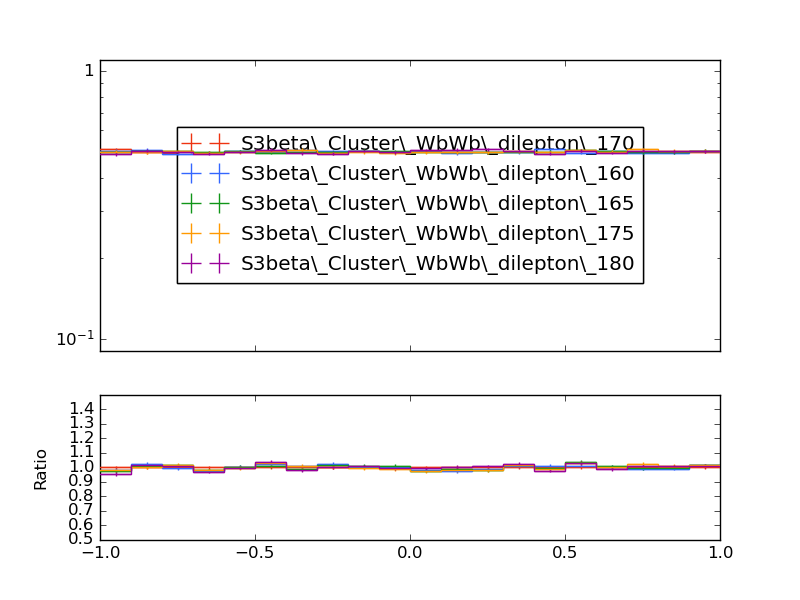

Python code for this plot:
#! /usr/bin/env python

# This Python script was auto-generated using YODA v2.0.1.
# Analysis object: /WbWb_dilepton/mu_phi_presel
# Timestamp: 27-02-2025 (11:02:16)

import matplotlib as mpl
import matplotlib.pyplot as plt
mpl.use('Agg') # comment out for interactive use
import os
import numpy as np

plotDir = os.path.split(os.path.realpath(__file__))[0]
if 'YODA_USER_PLOT_PATH' in globals():
    plot_outdir = globals()['YODA_USER_PLOT_PATH']
else:
    plot_outdir = plotDir

#plot style
plt.style.use(os.path.join(plotDir, '../default.mplstyle'))

plt.rcParams['text.usetex'] = False
plt.style.use(['classic'])
plt.rc('font', family='DejaVu Sans')
# plot metadata
figW, figH = plt.rcParams['figure.figsize']
ax_xLabel = r''
ax_yLabel = r''
ax_title  = r''
ax_xScale = 'linear'
ax_yScale = 'log'
xLims = (-1.0, 1.0)
yLims = (0.09000000000000001, 1.1)

# TeX-friendly labels for the legend
labels = {
    'legend' : ([ r"S3beta\_Cluster\_WbWb\_dilepton\_170", r"S3beta\_Cluster\_WbWb\_dilepton\_160", r"S3beta\_Cluster\_WbWb\_dilepton\_165", r"S3beta\_Cluster\_WbWb\_dilepton\_175", r"S3beta\_Cluster\_WbWb\_dilepton\_180" ], r""),
}

# Adjust canvas width and height
canvasW = 10.0
canvasH = 9.0
figW *= canvasW/10.
figH *= canvasH/9.

# Create figure and axis objects
fig, (ax, ratio0_ax) = plt.subplots(2, 1, sharex=True,
                  figsize=(figW,figH), gridspec_kw={'height_ratios': (6.0, 3.0)})

# Set figure margins
plt.subplots_adjust(
    left   = 1.0 * plt.rcParams['figure.subplot.left'],
    right  = 1.0 * plt.rcParams['figure.subplot.right'],
    top    = 1.0 * plt.rcParams['figure.subplot.top'],
    bottom = 1.0 * plt.rcParams['figure.subplot.bottom'])

ratio0_ax.yaxis.set_major_locator(mpl.ticker.MultipleLocator(0.1))
ratio0_ax.set_ylim(0.5, 1.4999)
ratio0_ax.set_ylabel('Ratio')

# the numerical data is stored in a separate file
dataf = dict()
prefix = os.path.split(__file__)[0]
if prefix:    prefix = prefix + '/'
exec(open(prefix+'mu_phi_presel__data.py').read(), dataf)


legend_handles = dict() # keep track of handles for the legend

# style options for curves
# starts at zorder>=5 to draw curve on top of legend
styles = {
  'S3beta_Cluster_WbWb_dilepton_170.yoda.gz': {
    'color' : '#EE3311',
    'linestyle' : '-',
    'linewidth' : 1,
    'marker' : 'none',
    'markersize' : 2,
    'capsize' : 0.0,
    'zorder' : 5,
    'histstyle' : 1,
    'drawstyle' : 'steps-pre',
    'xerrorbars' : 1,
    'yerrorbars' : 1,
    'fillcolor' : None,
    'fillopacity' : 1.0,
    'ratio0_linestyle' : '-',
    'ratio0_linewidth' : 1,
    'ratio0_marker' : 'none',
    'ratio0_markersize' : 2,
    'ratio0_capsize' : 0.0,
    'ratio0_zorder' : 5,
    'ratio0_histstyle' : 1,
    'ratio0_drawstyle' : 'steps-pre',
    'ratio0_xerrorbars' : 1,
    'ratio0_yerrorbars' : 1,
  },
  'S3beta_Cluster_WbWb_dilepton_160.yoda.gz': {
    'color' : '#3366FF',
    'linestyle' : '-',
    'linewidth' : 1,
    'marker' : 'none',
    'markersize' : 2,
    'capsize' : 0.0,
    'zorder' : 6,
    'histstyle' : 1,
    'drawstyle' : 'steps-pre',
    'xerrorbars' : 1,
    'yerrorbars' : 1,
    'fillcolor' : None,
    'fillopacity' : 1.0,
    'ratio0_linestyle' : '-',
    'ratio0_linewidth' : 1,
    'ratio0_marker' : 'none',
    'ratio0_markersize' : 2,
    'ratio0_capsize' : 0.0,
    'ratio0_zorder' : 6,
    'ratio0_histstyle' : 1,
    'ratio0_drawstyle' : 'steps-pre',
    'ratio0_xerrorbars' : 1,
    'ratio0_yerrorbars' : 1,
  },
  'S3beta_Cluster_WbWb_dilepton_165.yoda.gz': {
    'color' : '#109618',
    'linestyle' : '-',
    'linewidth' : 1,
    'marker' : 'none',
    'markersize' : 2,
    'capsize' : 0.0,
    'zorder' : 7,
    'histstyle' : 1,
    'drawstyle' : 'steps-pre',
    'xerrorbars' : 1,
    'yerrorbars' : 1,
    'fillcolor' : None,
    'fillopacity' : 1.0,
    'ratio0_linestyle' : '-',
    'ratio0_linewidth' : 1,
    'ratio0_marker' : 'none',
    'ratio0_markersize' : 2,
    'ratio0_capsize' : 0.0,
    'ratio0_zorder' : 7,
    'ratio0_histstyle' : 1,
    'ratio0_drawstyle' : 'steps-pre',
    'ratio0_xerrorbars' : 1,
    'ratio0_yerrorbars' : 1,
  },
  'S3beta_Cluster_WbWb_dilepton_175.yoda.gz': {
    'color' : '#FF9900',
    'linestyle' : '-',
    'linewidth' : 1,
    'marker' : 'none',
    'markersize' : 2,
    'capsize' : 0.0,
    'zorder' : 8,
    'histstyle' : 1,
    'drawstyle' : 'steps-pre',
    'xerrorbars' : 1,
    'yerrorbars' : 1,
    'fillcolor' : None,
    'fillopacity' : 1.0,
    'ratio0_linestyle' : '-',
    'ratio0_linewidth' : 1,
    'ratio0_marker' : 'none',
    'ratio0_markersize' : 2,
    'ratio0_capsize' : 0.0,
    'ratio0_zorder' : 8,
    'ratio0_histstyle' : 1,
    'ratio0_drawstyle' : 'steps-pre',
    'ratio0_xerrorbars' : 1,
    'ratio0_yerrorbars' : 1,
  },
  'S3beta_Cluster_WbWb_dilepton_180.yoda.gz': {
    'color' : '#990099',
    'linestyle' : '-',
    'linewidth' : 1,
    'marker' : 'none',
    'markersize' : 2,
    'capsize' : 0.0,
    'zorder' : 9,
    'histstyle' : 1,
    'drawstyle' : 'steps-pre',
    'xerrorbars' : 1,
    'yerrorbars' : 1,
    'fillcolor' : None,
    'fillopacity' : 1.0,
    'ratio0_linestyle' : '-',
    'ratio0_linewidth' : 1,
    'ratio0_marker' : 'none',
    'ratio0_markersize' : 2,
    'ratio0_capsize' : 0.0,
    'ratio0_zorder' : 9,
    'ratio0_histstyle' : 1,
    'ratio0_drawstyle' : 'steps-pre',
    'ratio0_xerrorbars' : 1,
    'ratio0_yerrorbars' : 1,
  },
}

# curve from input yoda files in main panel
for label, yvals in dataf['yvals'].items():
    if all(np.isnan(v) for v in dataf['yvals'][label]):
        continue
    tmp = None
    if styles[label]['histstyle']: # draw as histogram
        xpos = dataf['xedges'][label] if styles[label]['drawstyle'] else dataf['xpoints'][label]
        ypos = np.insert(yvals, 0, yvals[0]) if styles[label]['drawstyle'] else yvals
        if styles[label]['fillcolor']: # fill area below curve
            ax.fill_between(xpos, ypos, step='pre',
                            color=styles[label]['fillcolor'],
                            alpha=styles[label]['fillopacity'])
        tmp, = ax.plot(xpos, ypos,
                       color=styles[label]['color'],
                       linestyle=styles[label]['linestyle'],
                       linewidth=styles[label]['linewidth'],
                       drawstyle=styles[label]['drawstyle'], solid_joinstyle='miter',
                       zorder=styles[label]['zorder'], label=label)
    tmp = ax.errorbar(dataf['xpoints'][label], yvals,
                      xerr=np.array(dataf['xerrs'][label])*styles[label]['xerrorbars'],
                      yerr=np.array(dataf['yerrs'][label])*styles[label]['yerrorbars'],
                      fmt=styles[label]['marker'], capsize=styles[label]['capsize'],
                      markersize=styles[label]['markersize'],
                      ecolor=styles[label]['color'],
                      color=styles[label]['color'], zorder=styles[label]['zorder'])
    tmp[-1][0].set_linestyle(styles[label]['linestyle'])
    tmp[-1][0].set_linewidth(styles[label]['linewidth'])
    if label in dataf['add_legend_handle']:  legend_handles[label] = tmp
    for varLabel in dataf['variation_yvals'].keys():
        if varLabel.startswith(label):
            tmp, = ax.plot(dataf['xedges'][label], dataf['variation_yvals'][varLabel],
                           color=styles[label]['color'],
                           linestyle=styles[label]['linestyle'],
                           linewidth=styles[label]['linewidth'],
                           drawstyle='steps-pre', solid_joinstyle='miter',
                           zorder=styles[label]['zorder'], alpha=0.5)


# plots on ratio panel
# curve from input yoda files in ratio panel
for label, yvals in dataf['ratio0_yvals'].items():
    if all(np.isnan(v) for v in yvals):
        continue
    if styles[label]['ratio0_histstyle']: # plot as histogram
        xpos = dataf['xedges']['S3beta_Cluster_WbWb_dilepton_170.yoda.gz'] if styles[label]['ratio0_drawstyle'] else dataf['xpoints']['S3beta_Cluster_WbWb_dilepton_170.yoda.gz']
        ypos = np.insert(yvals, 0, yvals[0]) if styles[label]['ratio0_drawstyle'] else yvals
        ratio0_ax.plot(xpos, ypos,
                       color=styles[label]['color'],
                       linewidth=styles[label]['linewidth'],
                       linestyle=styles[label]['ratio0_linestyle'],
                       drawstyle=styles[label]['ratio0_drawstyle'], zorder=styles[label]['zorder'],
                       solid_joinstyle='miter')
    tmp = ratio0_ax.errorbar(dataf['xpoints']['S3beta_Cluster_WbWb_dilepton_170.yoda.gz'], yvals,
                             xerr=np.array(dataf['ref_xerrs'])*styles[label]['ratio0_xerrorbars'],
                             yerr=np.array(dataf['ratio0_yerrs'][label])*styles[label]['ratio0_yerrorbars'],
                             fmt=styles[label]['ratio0_marker'], capsize=styles[label]['ratio0_capsize'],
                             markersize=styles[label]['ratio0_markersize'],
                             ecolor=styles[label]['color'],
                             color=styles[label]['color'])
    tmp[-1][0].set_linestyle(styles[label]['ratio0_linestyle'])
    tmp[-1][0].set_linewidth(styles[label]['ratio0_linewidth'])

    for varlabel in dataf['ratio0_variation_vals'].keys():
        if varlabel.startswith(label):
            ratio0_ax.plot(dataf['xedges']['S3beta_Cluster_WbWb_dilepton_170.yoda.gz'],
                            dataf['ratio0_variation_vals'][varlabel],
                            color=styles[label]['color'],
                            linestyle=styles[label]['linestyle'],
                            linewidth=styles[label]['linewidth'],
                            drawstyle='steps-pre', solid_joinstyle='miter',
                            zorder=1, alpha=0.5)

legend_items = list(legend_handles.values())
ax.add_artist(ax.legend(legend_items,
                        labels['legend'][0],
                        title=labels['legend'][1],
                        alignment='left',
                        loc='center',
                        bbox_to_anchor=(0.5, 0.5)))

# set plot metadata as defined above
ratio0_ax.set_xlabel(ax_xLabel)
ratio0_ax.xaxis.set_label_coords(1., -0.15)
ax.set_ylabel(ax_yLabel, ha='right', va='top')
ax.yaxis.set_label_coords(-0.11, 1.0)
ax.set_title(ax_title, loc='left')
ax.set_xscale(ax_xScale)
ax.set_yscale(ax_yScale)
ax.set_xlim(xLims)
ax.set_ylim(yLims)

# tick formatting
plt.rcParams['xtick.top'] = True
plt.rcParams['ytick.right'] = True
ax.yaxis.set_major_locator(mpl.ticker.LogLocator(base=10.0, numticks=np.inf))
ax.yaxis.set_minor_locator(mpl.ticker.LogLocator(
                           base=10.0, subs=np.arange(0.1, 1, 0.1), numticks=np.inf))
fig.align_ylabels((ax, ratio0_ax))
plt.savefig(os.path.join(plot_outdir, 'mu_phi_presel.pdf'), format='PDF')
plt.savefig(os.path.join(plot_outdir, 'mu_phi_presel.png'), format='PNG')

plt.close(fig)
